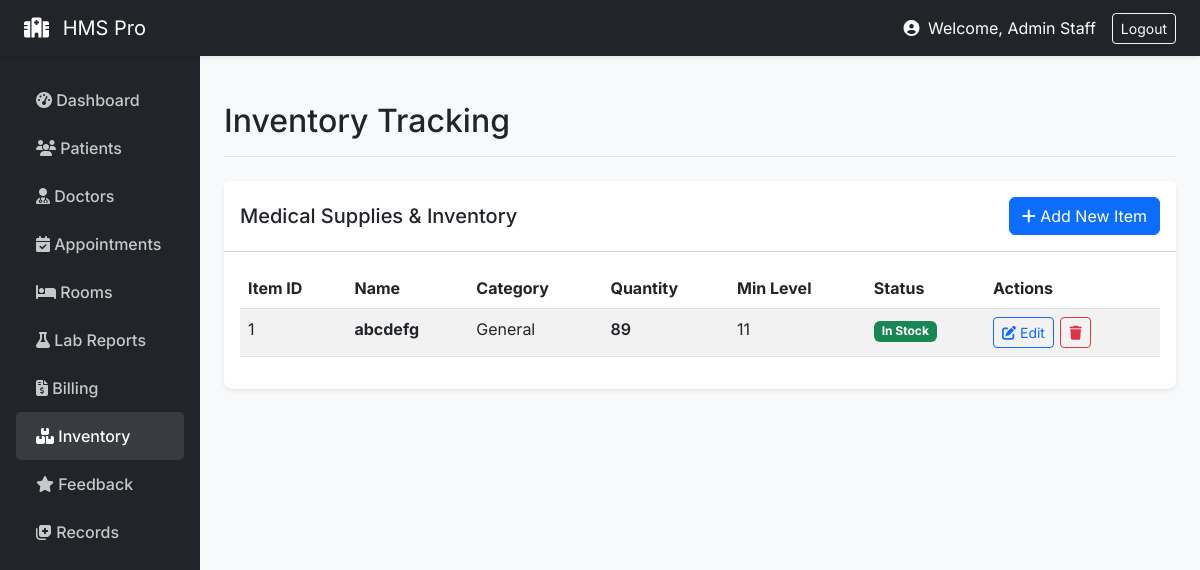
Before: /staff/inventory (signed in) with the older database file.
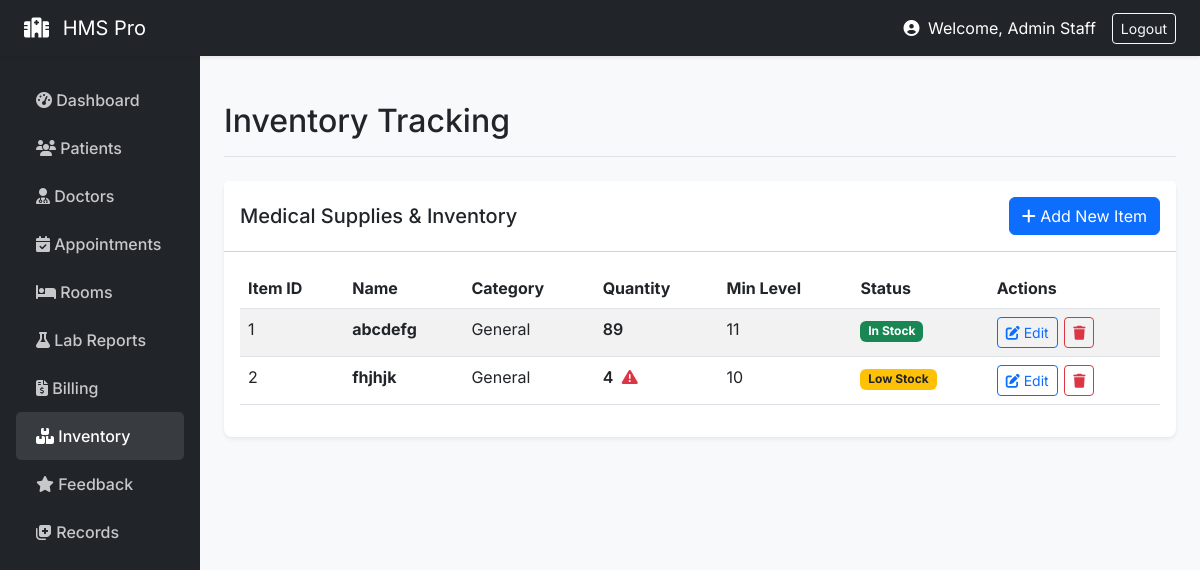
After: the same page with the newer database file.
### models/__init__.py (models this page shows)
class Inventory(db.Model):
    id = db.Column(db.Integer, primary_key=True)
    name = db.Column(db.String(100))
    quantity = db.Column(db.Integer)
    expiry_date = db.Column(db.Date)
    supplier = db.Column(db.String(100))
    category = db.Column(db.String(50))
    min_stock = db.Column(db.Integer, default=10)

### routes/staff.py (the view, shortened to what this page needs)
@staff_bp.route('/inventory', methods=['GET', 'POST'])
def inventory():
    form = InventoryForm()
    items = Inventory.query.all()
    return render_template('inventory.html', items=items, form=form)

### models/__init__.py (called while the page is built)
@login_manager.user_loader
def load_user(user_id):
    return User.query.get(int(user_id))

### routes/staff.py (called while the page is built)
def staff_required(f):
    @wraps(f)
    def decorated_function(*args, **kwargs):
        if current_user.role != 'staff':
            flash('Staff access only', 'danger')
            return redirect(url_for('auth.login'))
        return f(*args, **kwargs)
    return decorated_function

@staff_bp.before_request
@login_required
@staff_required
def before_request():
    pass

### templates/inventory.html (shortened to what this page needs)
{% extends "base.html" %}
{% block page_title %}Inventory Tracking{% endblock %}
{% block content %}
<div class="card">
    <div class="card-header bg-white d-flex justify-content-between align-items-center py-3">
        <h5 class="mb-0">Medical Supplies & Inventory</h5>
        <button type="button" class="btn btn-primary" data-bs-toggle="modal" data-bs-target="#addItemModal">
            <i class="fas fa-plus"></i> Add New Item
        </button>
    </div>
    <div class="card-body">
        {% if items|length == 0 %}
        <div class="text-center text-muted py-5">
            <i class="fas fa-boxes fa-3x mb-3"></i>
            <p>No inventory items found. Click "Add New Item" to create one.</p>
        </div>
        {% else %}
        <table class="table table-striped table-hover datatable w-100">
            <thead>
                <tr>
                    <th>Item ID</th>
                    <th>Name</th>
                    <th>Category</th>
                    <th>Quantity</th>
                    <th>Min Level</th>
                    <th>Status</th>
                    <th>Actions</th>
                </tr>
            </thead>
            <tbody>
                {% for item in items %}
                <tr>
                    <td>{{ item.id }}</td>
                    <td><strong>{{ item.name }}</strong></td>
                    <td>{{ item.category or 'General' }}</td>
                    <td>
                        <span style="font-weight: 600;">{{ item.quantity }}</span>
                        {% if item.quantity <= item.min_stock %}
                        <i class="fas fa-exclamation-triangle text-danger ms-1" title="Low Stock"></i>
                        {% endif %}
                    </td>
                    <td>{{ item.min_stock }}</td>
                    <td>
                        {% if item.quantity == 0 %}
                        <span class="badge bg-danger">Out of Stock</span>
                        {% elif item.quantity <= item.min_stock %}
                        <span class="badge bg-warning text-dark">Low Stock</span>
                        {% else %}
                        <span class="badge bg-success">In Stock</span>
                        {% endif %}
                    </td>
                    <td class="text-nowrap">
                        <a href="{{ url_for('staff.edit_inventory', id=item.id) }}" class="btn btn-sm btn-outline-primary" title="Edit"><i class="fas fa-edit"></i> Edit</a>
                        <form action="{{ url_for('staff.delete_inventory', id=item.id) }}" method="POST" class="action-form" onsubmit="return confirm('Delete this inventory item?');">
                            <button type="submit" class="btn btn-sm btn-outline-danger" title="Delete"><i class="fas fa-trash"></i></button>
                        </form>
                    </td>
                </tr>
                {% endfor %}
            </tbody>
        </table>
        {% endif %}
    </div>
</div>
{% endblock %}

Changed rows visible on the page:
added Inventory: id "2", name "fhjhjk", category "General", quantity "4", min_stock "10", shows "Low Stock"
